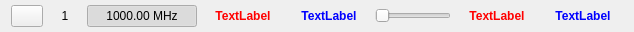
<?xml version="1.0" encoding="UTF-8"?>
<ui version="4.0">
 <class>MarkerSlider</class>
 <widget class="QWidget" name="MarkerSlider">
  <property name="geometry">
   <rect>
    <x>0</x>
    <y>0</y>
    <width>634</width>
    <height>32</height>
   </rect>
  </property>
  <property name="sizePolicy">
   <sizepolicy hsizetype="Preferred" vsizetype="Fixed">
    <horstretch>0</horstretch>
    <verstretch>0</verstretch>
   </sizepolicy>
  </property>
  <property name="windowTitle">
   <string>Form</string>
  </property>
  <layout class="QHBoxLayout" name="horizontalLayout">
   <property name="spacing">
    <number>6</number>
   </property>
   <property name="topMargin">
    <number>0</number>
   </property>
   <property name="bottomMargin">
    <number>0</number>
   </property>
   <item>
    <widget class="QPushButton" name="b_add_del">
     <property name="sizePolicy">
      <sizepolicy hsizetype="Fixed" vsizetype="Fixed">
       <horstretch>0</horstretch>
       <verstretch>0</verstretch>
      </sizepolicy>
     </property>
     <property name="minimumSize">
      <size>
       <width>32</width>
       <height>0</height>
      </size>
     </property>
     <property name="maximumSize">
      <size>
       <width>32</width>
       <height>16777215</height>
      </size>
     </property>
     <property name="text">
      <string/>
     </property>
     <property name="icon">
      <iconset resource="resources.qrc">
       <normaloff>:/icons/add</normaloff>:/icons/add</iconset>
     </property>
     <property name="iconSize">
      <size>
       <width>12</width>
       <height>16</height>
      </size>
     </property>
    </widget>
   </item>
   <item>
    <widget class="QLabel" name="l_id">
     <property name="minimumSize">
      <size>
       <width>32</width>
       <height>0</height>
      </size>
     </property>
     <property name="toolTip">
      <string>Marker id</string>
     </property>
     <property name="text">
      <string>1</string>
     </property>
     <property name="alignment">
      <set>Qt::AlignCenter</set>
     </property>
    </widget>
   </item>
   <item>
    <widget class="QPushButton" name="b_freq">
     <property name="sizePolicy">
      <sizepolicy hsizetype="Fixed" vsizetype="Fixed">
       <horstretch>0</horstretch>
       <verstretch>0</verstretch>
      </sizepolicy>
     </property>
     <property name="minimumSize">
      <size>
       <width>110</width>
       <height>0</height>
      </size>
     </property>
     <property name="toolTip">
      <string>Show/hide marker</string>
     </property>
     <property name="text">
      <string>1000.00 MHz</string>
     </property>
     <property name="checkable">
      <bool>true</bool>
     </property>
     <property name="checked">
      <bool>true</bool>
     </property>
    </widget>
   </item>
   <item>
    <widget class="QLabel" name="l1">
     <property name="minimumSize">
      <size>
       <width>80</width>
       <height>0</height>
      </size>
     </property>
     <property name="styleSheet">
      <string notr="true">color: red; font-weight: bold</string>
     </property>
     <property name="text">
      <string>TextLabel</string>
     </property>
     <property name="alignment">
      <set>Qt::AlignCenter</set>
     </property>
     <property name="margin">
      <number>5</number>
     </property>
    </widget>
   </item>
   <item>
    <widget class="QLabel" name="l2">
     <property name="minimumSize">
      <size>
       <width>80</width>
       <height>0</height>
      </size>
     </property>
     <property name="styleSheet">
      <string notr="true">color: blue; font-weight: bold</string>
     </property>
     <property name="text">
      <string>TextLabel</string>
     </property>
     <property name="alignment">
      <set>Qt::AlignCenter</set>
     </property>
     <property name="margin">
      <number>5</number>
     </property>
    </widget>
   </item>
   <item>
    <widget class="QSlider" name="slider">
     <property name="orientation">
      <enum>Qt::Horizontal</enum>
     </property>
    </widget>
   </item>
   <item>
    <widget class="QLabel" name="l3">
     <property name="minimumSize">
      <size>
       <width>80</width>
       <height>0</height>
      </size>
     </property>
     <property name="styleSheet">
      <string notr="true">color: red; font-weight: bold</string>
     </property>
     <property name="text">
      <string>TextLabel</string>
     </property>
     <property name="alignment">
      <set>Qt::AlignCenter</set>
     </property>
     <property name="margin">
      <number>5</number>
     </property>
    </widget>
   </item>
   <item>
    <widget class="QLabel" name="l4">
     <property name="minimumSize">
      <size>
       <width>80</width>
       <height>0</height>
      </size>
     </property>
     <property name="styleSheet">
      <string notr="true">color: blue; font-weight: bold</string>
     </property>
     <property name="text">
      <string>TextLabel</string>
     </property>
     <property name="alignment">
      <set>Qt::AlignCenter</set>
     </property>
     <property name="margin">
      <number>5</number>
     </property>
    </widget>
   </item>
  </layout>
 </widget>
 <resources>
  <include location="resources.qrc"/>
 </resources>
 <connections/>
</ui>
